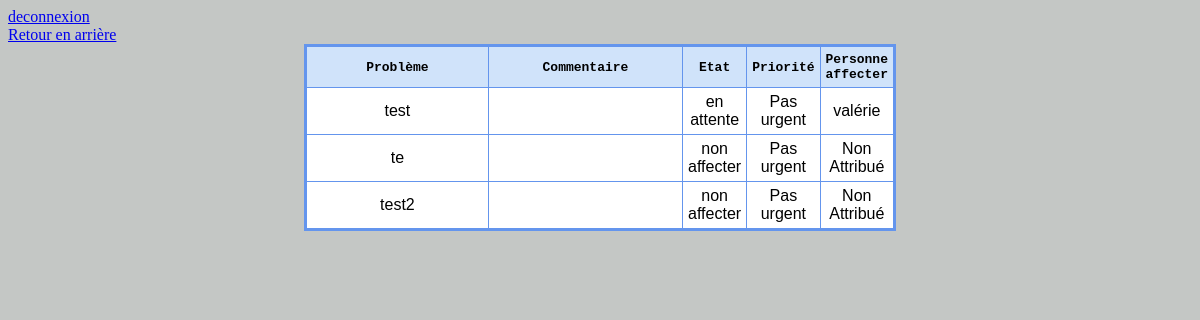
Page /annonces.php on the committed database.
### tables this page shows
CREATE TABLE `demande` (
  `id_demande` int(11) NOT NULL,
  `type_demande` varchar(500) DEFAULT NULL,
  `commentaire` varchar(500) DEFAULT NULL,
  `id_us` int(11) DEFAULT NULL,
  `id_eta` int(11) DEFAULT '1',
  `id_prio` int(3) DEFAULT '1',
  `nom_employe` int(11) DEFAULT '1'
);

CREATE TABLE `etat` (
  `id_etat` int(11) NOT NULL,
  `libelle_etat` varchar(100) NOT NULL
);

CREATE TABLE `priorite` (
  `id_prio` int(11) NOT NULL,
  `libelle_prio` varchar(50) NOT NULL
);

CREATE TABLE `user` (
  `id_user` int(11) NOT NULL,
  `login` varchar(30) NOT NULL,
  `mdp` text NOT NULL,
  `role` int(11) NOT NULL DEFAULT '3'
);

### annonces.php (the view, shortened to what this page needs)
<html>
<head>
</head>
<body>
<a href="deconnexion.php">deconnexion</a>
</br><a href="demande.php">Retour en arrière</a>
	<link rel="stylesheet" type="text/css" href="css/annonces.css" />
	<table id="tableau" data-responsive="table">
	<thead>
		<tr>
			<th>Problème</th>
			<th>Commentaire</th>
			<th>Etat</th>
			<th>Priorité</th>
			<th>Personne affecter</th>
		</tr>
	</thead>
	<tbody>
			<?php
                    include('config.php');
                    $result =mysqli_query($mysqli,
                        "SELECT *
                        FROM demande
                        INNER JOIN user
                        ON demande.nom_employe = user.id_user
                        INNER JOIN etat
                        ON demande.id_eta = etat.id_etat
                        INNER JOIN priorite
                        ON demande.id_prio= priorite.id_prio;");
    while($res = mysqli_fetch_array($result)) {
        echo "<tr>";
        echo "<td>".$res['type_demande']."</td>";
        echo "<td>".$res['commentaire']."</td>";
        echo "<td>".$res['libelle_etat']."</td>";
        echo "<td>".$res['libelle_prio']."</td>";
        echo "<td>".$res['login']."</td>";
    }
			?>
	</tbody>
</table>
</body>
</html>

### css/annonces.css (style rules this page uses)
body { background-color: #C4C7C5; }
table { border: medium solid #6495ed; border-collapse: collapse; width: 50%; margin:auto; }
th { font-family: monospace; border: thin solid #6495ed; width: 50%; padding: 5px; background-color: #D0E3FA; background-image: url(sky.jpg); }
td { font-family: sans-serif; border: thin solid #6495ed; width: 50%; padding: 5px; text-align: center; background-color: #ffffff; }

### rows in the picture
demande: type_demande "test", id_eta.libelle_etat "en attente", id_prio.libelle_prio "Pas urgent", nom_employe.login "valérie"
demande: type_demande "te", id_eta.libelle_etat "non affecter", id_prio.libelle_prio "Pas urgent", nom_employe.login "Non Attribué"
demande: type_demande "test2", id_eta.libelle_etat "non affecter", id_prio.libelle_prio "Pas urgent", nom_employe.login "Non Attribué"
